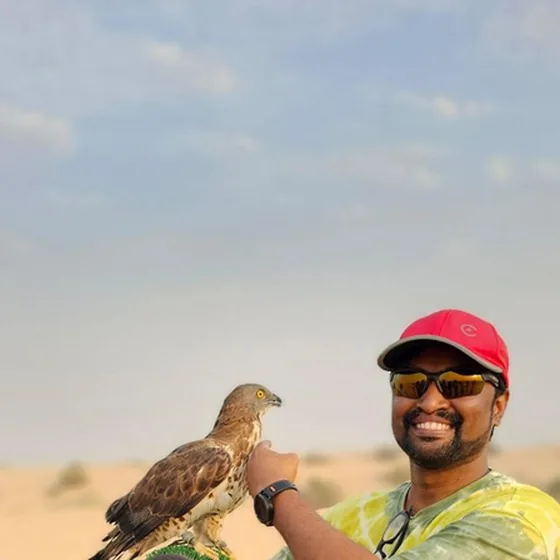
#> input picture assets/leader_nagaraj.webp, 560 x 560 px; its folder holds only this picture in this run
$ python contactsheet.py
#> lines starting #> are read from the running program, lines starting #| are printed output that depends on the picture
import os, glob
from PIL import Image, ImageDraw

ROOT = os.path.dirname(os.path.dirname(os.path.abspath(__file__)))
A = os.path.join(ROOT, "assets")

def sheet(files, cols, cell, out, label=True):
#> called with cols = 4, cell = 190, out = 'assets/_sheet_leaders.png', label = True
    rows = (len(files) + cols - 1) // cols
    pad, lab = 6, (16 if label else 0)
    W = cols * (cell + pad) + pad
    H = rows * (cell + pad + lab) + pad
    canvas = Image.new("RGB", (W, H), (20, 16, 14))
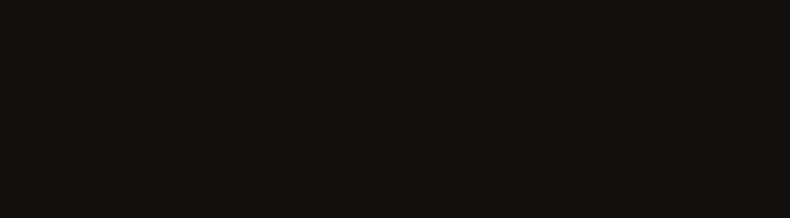
#> canvas: PIL image 790x218 RGB; mean R, G, B 20, 16, 14
    d = ImageDraw.Draw(canvas)
    for i, f in enumerate(files):
        r, c = divmod(i, cols)
        x = pad + c * (cell + pad)
        y = pad + r * (cell + pad + lab)
        im = Image.open(f).convert("RGB")
#> im is the input picture: PIL image 560x560 RGB; mean R, G, B 182.5, 178.4, 172.2
        im.thumbnail((cell, cell), Image.LANCZOS)
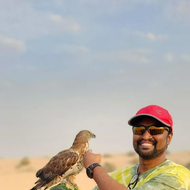
#> im: PIL image 190x190 RGB; mean R, G, B 182.5, 178.4, 172.2
        canvas.paste(im, (x + (cell - im.width) // 2, y))
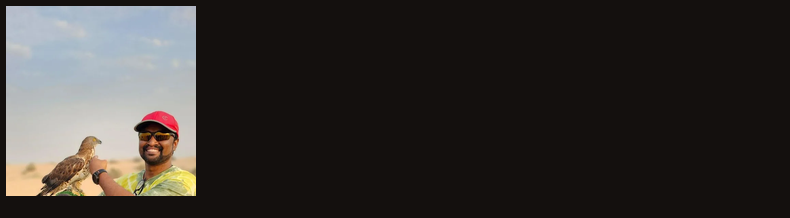
#> canvas: PIL image 790x218 RGB; mean R, G, B 54.1, 50, 47.2
        if label:
            d.text((x + 2, y + cell + 2),
                   os.path.basename(f).replace(".webp", "")[:26],
                   fill=(210, 200, 190))
    canvas.save(out)
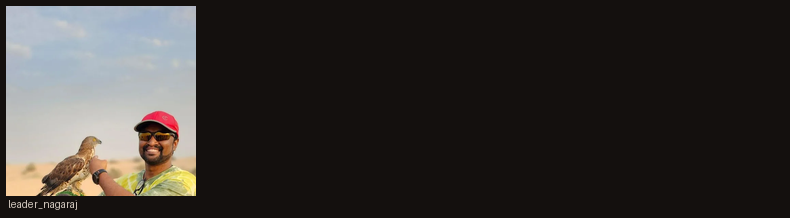
#> saved as _sheet_leaders.png: PIL image 790x218 RGB; mean R, G, B 54.2, 50.2, 47.3
    print(out, canvas.size)
#| assets/_sheet_leaders.png (790, 218)

leaders = sorted(glob.glob(os.path.join(A, "leader_*.webp")))
sheet(leaders, 4, 190, os.path.join(A, "_sheet_leaders.png"))

avatars = sorted(
    f for f in glob.glob(os.path.join(A, "*.webp"))
    if not os.path.basename(f).startswith(("leader_", "candid_", "_sheet"))
)
sheet(avatars, 9, 118, os.path.join(A, "_sheet_avatars.png"))
print("avatars:", len(avatars))
